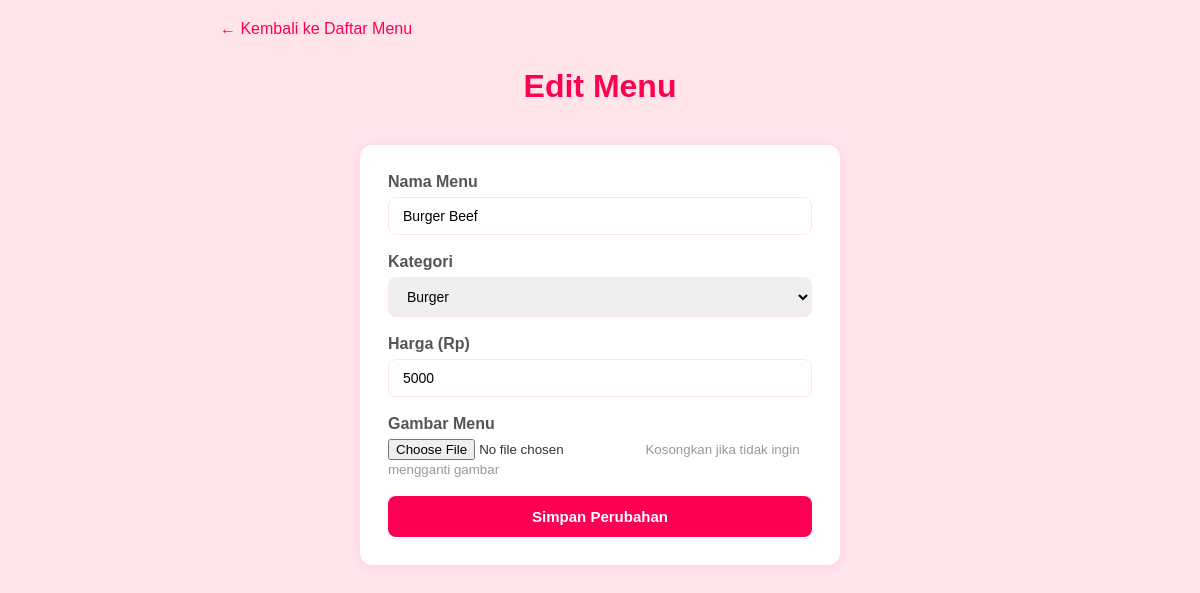
/admin/edit.php?id=1 (signed in), run on the app's committed database.
### tables this page shows
CREATE TABLE `menu` (
  `ID_Menu` int NOT NULL,
  `Nama_menu` varchar(100) NOT NULL,
  `Kategori` varchar(50) DEFAULT NULL,
  `Harga` decimal(10,2) NOT NULL,
  `Stok` tinyint(1) NOT NULL DEFAULT '1',
  `Gambar` varchar(255) DEFAULT NULL
);

### admin/edit.php (the view, shortened to what this page needs)
<?php
$db = new database();
$pdo = $db->getConnection();
$id = $_GET['id'] ?? null;
$stmt = $pdo->prepare("SELECT * FROM menu WHERE ID_Menu = ?");
$stmt->execute([$id]);
$menu = $stmt->fetch();
$kategoriList = $pdo->query("SELECT DISTINCT Kategori FROM menu ORDER BY Kategori")->fetchAll(PDO::FETCH_COLUMN);
$kategoriMenu = $menu['Kategori'];
?>
<!DOCTYPE html>
<html lang="id">
<head>
    <link rel="stylesheet" href="../css/style.css">
    <link rel="stylesheet" href="../css/admin/edit.css">
</head>
<body>
<div class="container">
    <a href="index.php" class="back-link">← Kembali ke Daftar Menu</a>
    <h1>Edit Menu</h1>
    <div class="form-card">
        <form method="POST" enctype="multipart/form-data">
            <div class="form-group">
                <label>Nama Menu</label>
                <input type="text" name="nama" value="<?= htmlspecialchars($_POST['nama'] ?? $menu['Nama_menu']) ?>" required>
            </div>
            <div class="form-group">
                <label>Kategori</label>
                <select name="kategori_pilih" id="kategori_pilih" onchange="toggleKategoriBaru(this)">
                    <?php foreach ($kategoriList as $kat): ?>
                        <option value="<?= htmlspecialchars($kat) ?>" <?= $kat === $kategoriMenu ? 'selected' : '' ?>>
                            <?= htmlspecialchars($kat) ?>
                        </option>
                    <?php endforeach; ?>
                </select>
            </div>
            <div class="form-group">
                <label>Harga (Rp)</label>
                <input type="number" name="harga" value="<?= htmlspecialchars($_POST['harga'] ?? (int)$menu['Harga']) ?>" min="1" required>
            </div>
            <div class="form-group">
                <label>Gambar Menu</label>
                <input type="file" name="gambar" accept="image/*">
                <small style="color:#999;">Kosongkan jika tidak ingin mengganti gambar</small>
            </div>
            <button type="submit" class="btn-submit">Simpan Perubahan</button>
        </form>
    </div>
</div>
</body>
</html>

### css/style.css (style rules this page uses)
* { margin: 0; padding: 0; box-sizing: border-box; }
body { font-family: Arial, Helvetica, sans-serif; background-color: #ffe4ec; color: #333; }
h1 { color: #fd0053; text-align: center; padding: 20px; }
.container { max-width: 800px; margin: auto; padding: 20px; }

### css/admin/edit.css (style rules this page uses)
.form-card { background: white; border-radius: 12px; padding: 28px; box-shadow: 0 2px 10px rgba(255, 20, 147, 0.1); max-width: 480px; margin: 20px auto; }
.form-group { margin-bottom: 18px; }
label { display: block; margin-bottom: 6px; font-weight: bold; color: #555; }
input[type="text"], input[type="number"], select { width: 100%; padding: 10px 14px; border: 1px solid #FFE4EC; border-radius: 8px; font-size: 14px; outline: none; }
.btn-submit { width: 100%; background-color: #FD0053; color: white; padding: 12px; border: none; border-radius: 8px; font-size: 15px; font-weight: bold; cursor: pointer; }
.back-link { display: inline-block; margin-bottom: 10px; color: #FD0053; text-decoration: none; }

### data on the page
menu: nama "Burger Beef", kategori_pilih "Burger", harga "5000"
